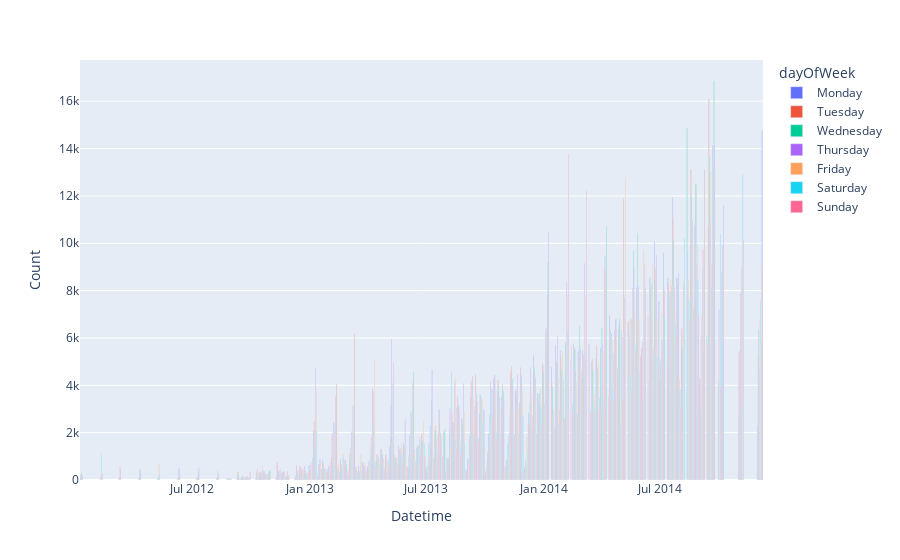

This figure's notebook cell:
### Code cell
px.bar(daily_df.reset_index(),
      x = 'Datetime',
      y = 'Count',
       color = 'dayOfWeek'
      )
